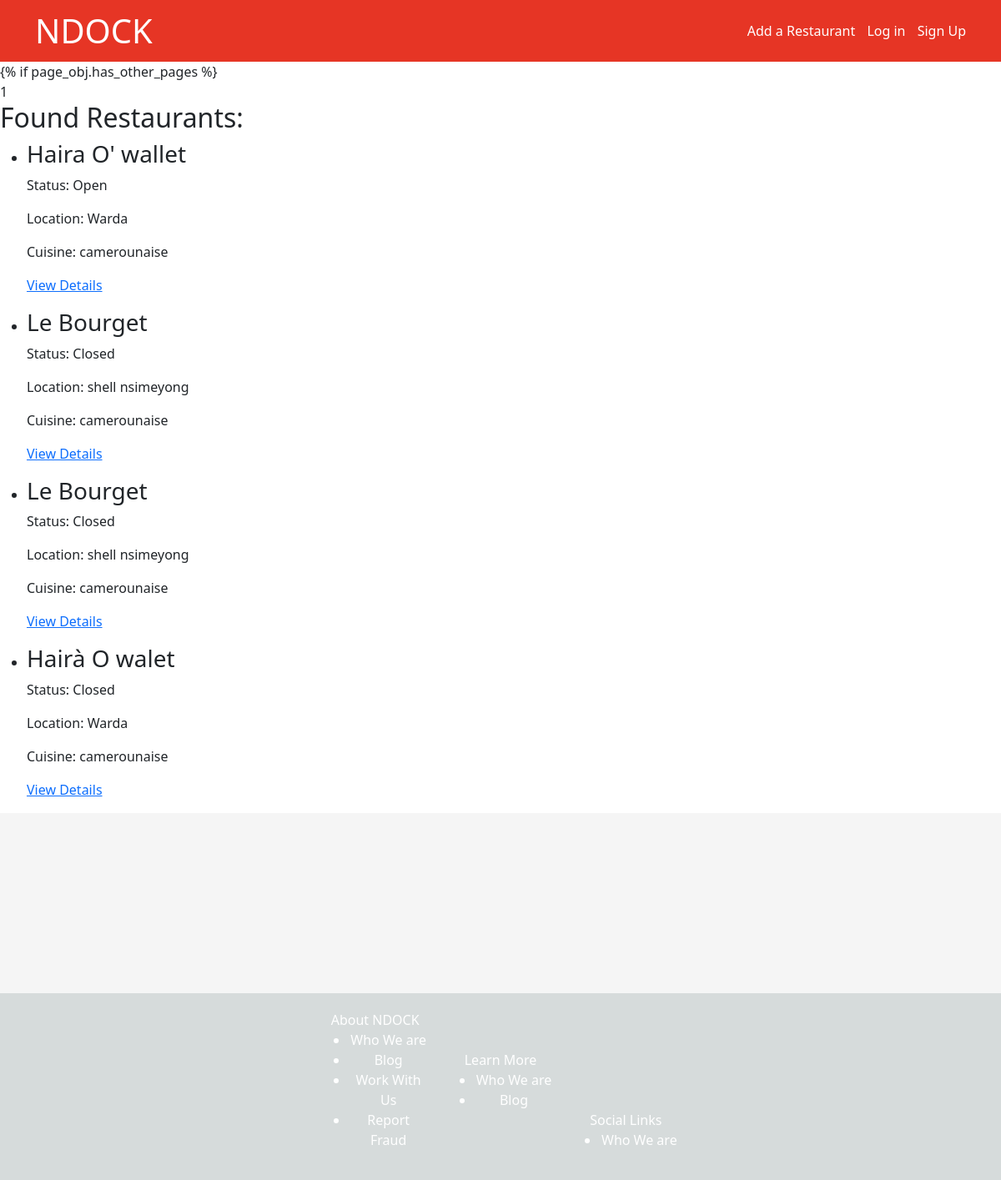
The app's page /search/, older data.
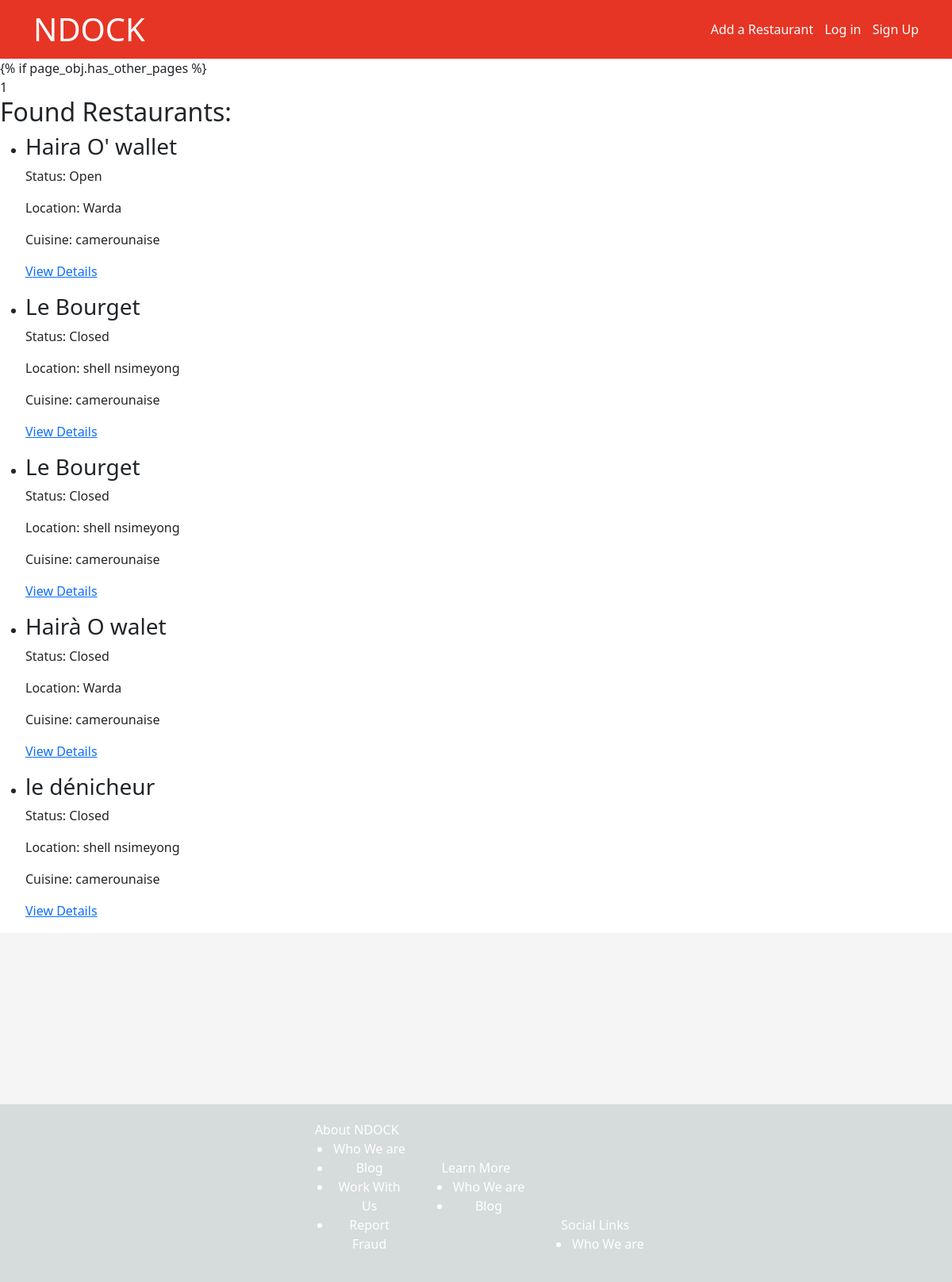
The same page, newer data.
### restaurant/models.py (models this page shows, shortened)
class Restaurant(models.Model):
    name = models.CharField(max_length=255)
    description = models.TextField(blank=True, null=True)
    rating = models.DecimalField(max_digits=3, decimal_places=2)
    location = models.ForeignKey(
        'Location', on_delete=models.CASCADE, related_name='restaurants')
    cuisines = models.ManyToManyField('Cuisine', related_name='restaurants')
    category = models.ManyToManyField(
        "MenuCategory", related_name='restaurants')
    menus = models.ManyToManyField('Menu', related_name='menu_restaurants')
    search_fields = ['name', 'location', 'cuisines', 'menus', 'category']
    def is_open(self):
        now = datetime.now().time()
        current_weekday = datetime.now().weekday()
        opening_hours = self.opening_hours.filter(
            weekday=current_weekday).first()
        if opening_hours :
            if opening_hours.open_time and opening_hours.open_time <= now <= opening_hours.close_time:
                return True
        return False
    def average_rating(self):
        ratings = self.rating
        if ratings:
            return round(ratings, 2)
        return None
    """ When having ratings from users

        def get_average_rating(self):
            # Calculate and return the average rating for the restaurant
        ratings = self.reviews.values_list('rating', flat=True)
        if ratings:
            average_rating = sum(ratings) / len(ratings)
            return round(average_rating, 2)
        return None
    """

class Location(models.Model):
    name = models.CharField(max_length=255)
    lattide = models.CharField(max_length=255, blank=True, null=True)
    longitude = models.CharField(max_length=255, blank=True, null=True)

class Cuisine(models.Model):
    name = models.CharField(max_length=255)
    origin = models.CharField(max_length=255, blank=True, null=True)
    description = models.TextField(blank=True, null=True)

### restaurant/views.py (the view, shortened to what this page needs)
# urls.py: path('search/', views.search_restaurants, name='search_restaurants'),
def search_restaurants(request):
    location = request.GET.get('location')
    restaurant = request.GET.get('restaurant')
    q_objects = Q()
    if location:
        q_objects &= Q(location__name__icontains=location)
    restaurants = Restaurant.objects.filter(q_objects)
    search_query_str = str(q_objects)  # Convert Q object to string query
    search_results = watson_search.search(
        search_query_str, models=(Restaurant,))
    paginator = Paginator(restaurants, 10)
    page_number = request.GET.get('page')
    page_obj = paginator.get_page(page_number)
    context = {
        'restaurants': restaurants,
        'search_results': search_results,
        'location': location,
        'restaurant': restaurant,
        'page_obj':page_obj,
    }
    return render(request, 'restaurant/search_results.html', context)

### templates/restaurant/search_results.html (shortened to what this page needs)
{% extends "restaurant/base.html" %} {% block content %} {% if
page_obj.has_other_pages %}
<div class="pagination">
  <span class="current-page">{{ page_obj.number }}</span>
</div>
{% if page_obj %}
<h2>Found Restaurants:</h2>
<ul>
  {% for restaurant in page_obj %}
  <li>
    <h3>{{ restaurant.name }}</h3>
    {% if restaurant.is_open %}
    <p>Status: Open</p>
    {% else %}
    <p>Status: Closed</p>
    {% endif %}
    <p>Location: {{ restaurant.location.name }}</p>
    <p>
      Cuisine: {% for cuisine in restaurant.cuisines.all %} {{ cuisine.name }}
      {% endfor %}
    </p>
    <p>
      <a href="{% url 'restaurant:restaurant_details' restaurant.pk %}"
        >View Details</a
      >
    </p>
  </li>
  {% endfor %}
</ul>
{% else %}
<p>No restaurants found.</p>
{% endif %}  {% endblock content %}

### templates/restaurant/base.html (shortened to what this page needs)
{% load static %}
<!DOCTYPE html>
<html lang="en">
  <head>
    <link rel="stylesheet" href="{% static 'css/style.css' %}" />
    <link
      href="https://cdn.jsdelivr.net/npm/bootstrap@5.0.2/dist/css/bootstrap.min.css"
      rel="stylesheet"
    />
  </head>
  <body>
    <nav class="navbar">
      <div class="container">
        <div class="navbar-brand">
          <h1>NDOCK</h1>
        </div>
        <div class="navbar-menu">
          <a class="navbar-item" href="{% url 'restaurant:restaurant_list' %}"
            >Add a Restaurant</a
          >
          <a class="navbar-item" href="{% url 'restaurant:login' %}">Log in</a>
          <a class="navbar-item" href="{% url 'restaurant:signup' %}"
            >Sign Up</a
          >
        </div>
      </div>
    </nav>
    {% block content %}{% endblock content %}
    <section class="restaurants-section">
    </section>
    <footer class="footer">
      <div class="container">
        <div class="row">
          <div class="col align-self-start">
            About NDOCK
            <ul>
              <li>Who We are</li>
              <li>Blog</li>
              <li>Work With Us</li>
              <li>Report Fraud</li>
            </ul>
          </div>
          <div class="col align-self-center">
            Learn More
            <ul>
              <li>Who We are</li>
              <li>Blog</li>
            </ul>
          </div>
          <div class="col align-self-end">
            Social Links
            <ul>
              <li>Who We are</li>
            </ul>
          </div>
        </div>
      </div>
    </footer>
  </body>
</html>

### static/css/style.css (style rules this page uses)
html, body { margin: 0; padding: 0; }
.navbar { background-color: #e63525; color: #fff; padding: 10px 0; }
.navbar .container { display: flex; justify-content: space-between; align-items: center; }
.navbar-brand h1 { margin: 0; color: #fff; }
.navbar-menu .navbar-item { margin-left: 10px; text-decoration: none; color: #fff; }
.restaurants-section { padding: 100px 0; background-color: #f5f5f5; }
.footer { background-color: #d6dbdb; color: #fff; padding: 20px 0; text-align: center; }
.footer .container { display: flex; justify-content: center; align-items: center; }

Row changes from the older to the newer data that the page shows:
added Restaurant: name "le dénicheur", shows "Status: Closed", location.name "shell nsimeyong", Cuisine (name "camerounaise")
